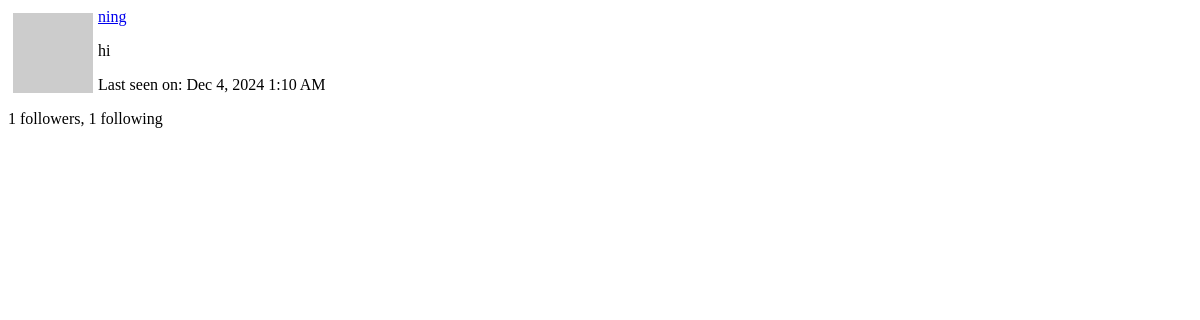
Page /user/ning/popup (signed in) on the earlier database version.
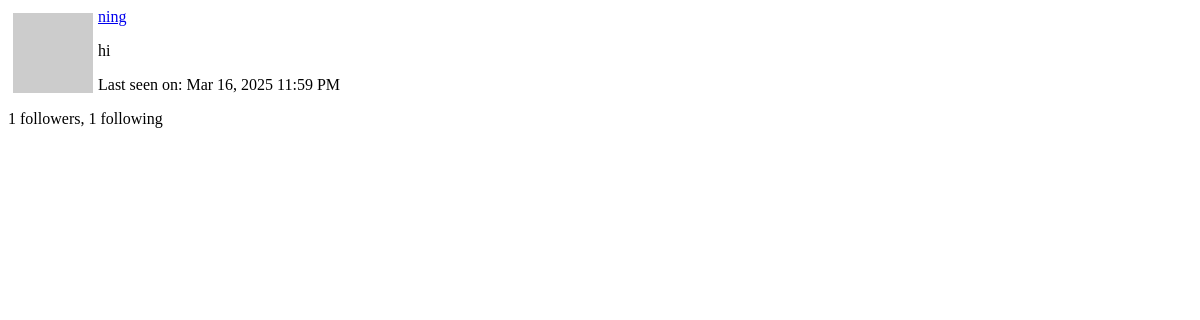
Same page on the later database version.
### app/models.py (models this page shows, shortened)
class User(UserMixin, db.Model):
    id: so.Mapped[int] = so.mapped_column(primary_key=True)
    username: so.Mapped[str] = so.mapped_column(sa.String(64), index=True,
                                                unique=True)
    email: so.Mapped[str] = so.mapped_column(sa.String(120), index=True,
                                             unique=True)
    password_hash: so.Mapped[Optional[str]] = so.mapped_column(sa.String(256))
    about_me: so.Mapped[Optional[str]] = so.mapped_column(sa.String(140))
    last_seen: so.Mapped[Optional[datetime]] = so.mapped_column(
        default=lambda: datetime.now(timezone.utc))
    posts: so.WriteOnlyMapped['Post'] = so.relationship(
        back_populates='author')
    following: so.WriteOnlyMapped['User'] = so.relationship(
        secondary=followers, primaryjoin=(followers.c.follower_id == id),
        secondaryjoin=(followers.c.followed_id == id),
        back_populates='followers')
    followers: so.WriteOnlyMapped['User'] = so.relationship(
        secondary=followers, primaryjoin=(followers.c.followed_id == id),
        secondaryjoin=(followers.c.follower_id == id),
        back_populates='following')
    def avatar(self, size):
        digest = md5(self.email.lower().encode('utf-8')).hexdigest()
        return f'https://www.gravatar.com/avatar/{digest}?d=identicon&s={size}'
    def followers_count(self):
        query = sa.select(sa.func.count()).select_from(
            self.followers.select().subquery())
        return db.session.scalar(query)
    def following_count(self):
        query = sa.select(sa.func.count()).select_from(
            self.following.select().subquery())
        return db.session.scalar(query)

### app/main/routes.py (the view)
@bp.route('/user/<username>/popup')
@login_required
def user_popup(username):
    user = db.first_or_404(sa.select(User).where(User.username==username))
    form = EmptyForm()
    return render_template('user_popup.html', user=user, form=form)

### app/__init__.py (called while the page is built)
def get_locale():
    return request.accept_languages.best_match(current_app.config['LANGUAGES'])

### app/main/routes.py (called while the page is built)
@bp.before_app_request
def before_request():
    if current_user.is_authenticated:
        current_user.last_seen = datetime.now(timezone.utc)
        db.session.commit()
    g.locale = str(get_locale())

@bp.before_app_request
def before_request():
    if current_user.is_authenticated:
        current_user.last_seen = datetime.now(timezone.utc)
        db.session.commit()
        g.search_form = SearchForm()
    g.locale = str(get_locale())

### app/models.py (called while the page is built)
@login.user_loader
def load_user(id):
    return db.session.get(User, int(id))

    @classmethod
    def before_commit(cls, session):
        session._changes = {
            'add': list(session.new),
            'update': list(session.dirty),
            'delete': list(session.deleted)
        }

### app/templates/user_popup.html (shortened to what this page needs)
<div>
    <img src="{{ user.avatar(64) }}" style="margin: 5px; float: left">
    <p><a href="{{ url_for('main.user', username=user.username) }}">{{ user.username }}</a></p>
    {% if user.about_me %}<p>{{ user.about_me }}</p>{% endif %}
    {% if user.last_seen %}
    <p>{{ _('Last seen on') }}: {{ moment(user.last_seen).format('lll') }}</p>
    {% endif %}
    <p>{{ _('%(count)d followers', count=user.followers_count()) }}, {{ _('%(count)d following', count=user.following_count()) }}</p>
  </div>

Differences in the rows shown:
changed User "ning": last_seen "Dec 4, 2024 1:10 AM" → "Mar 16, 2025 11:59 PM"
